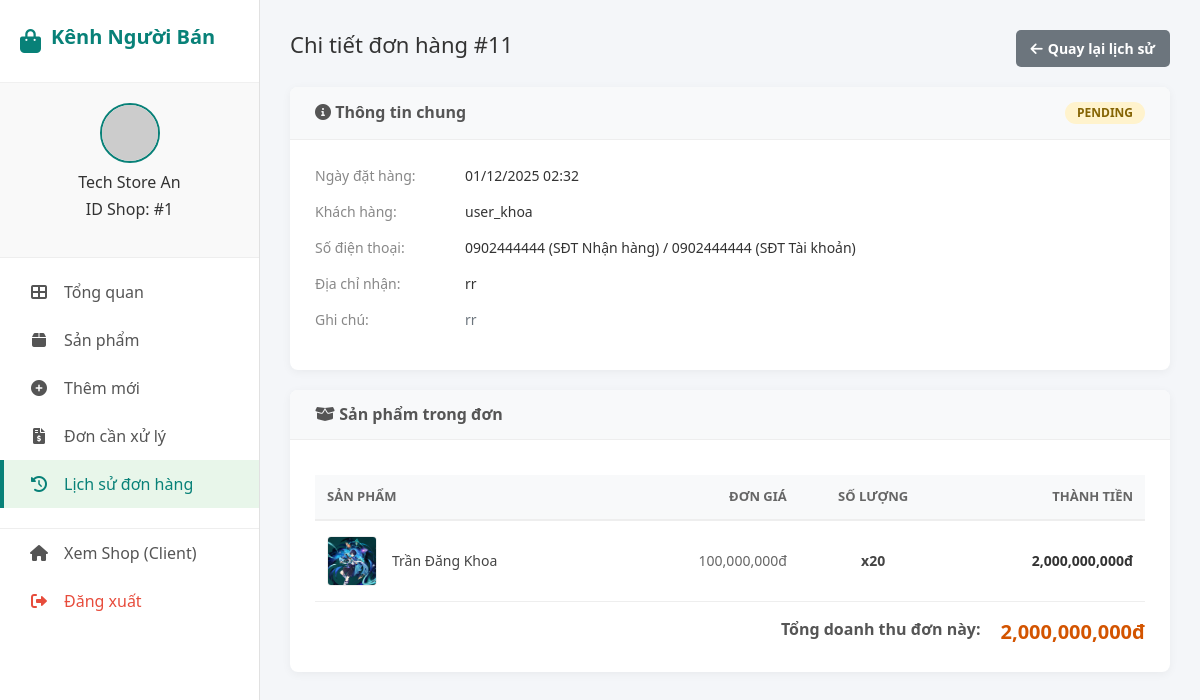
Before: /page/SellerPage/order_detail.php?oid=11&ref=history (signed in) with the older database file.
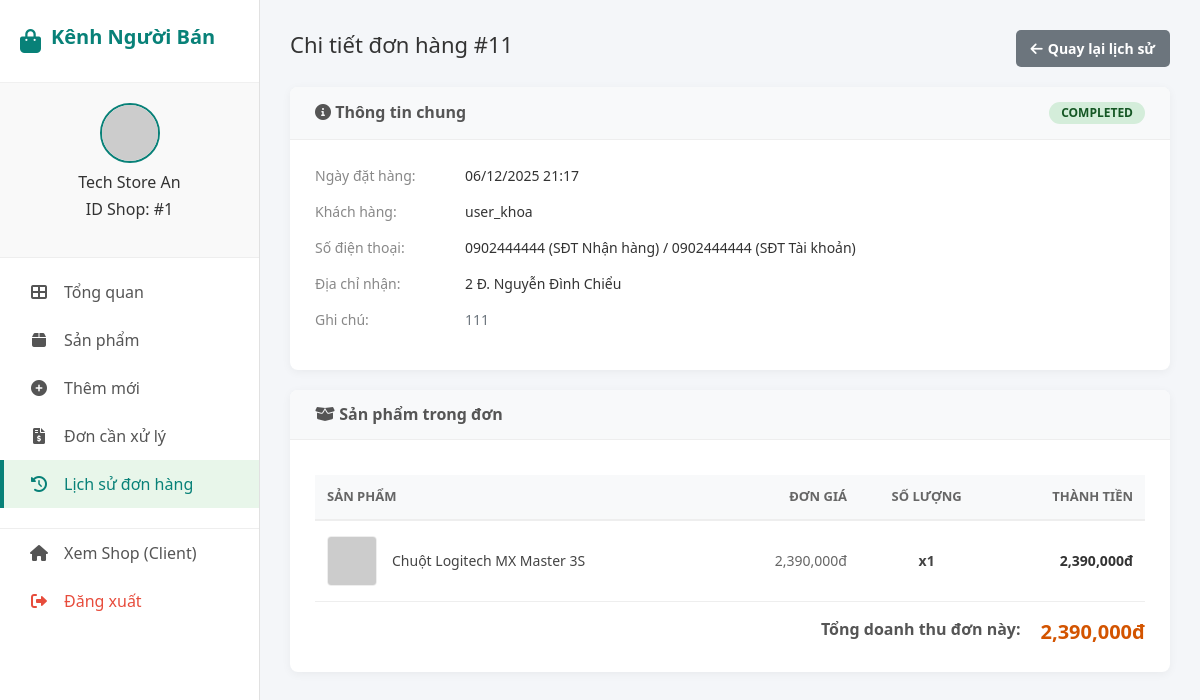
After: the same page with the newer database file.
### tables this page shows
CREATE TABLE `orders` (
  `oid` int(11) NOT NULL,
  `aid` int(11) NOT NULL,
  `fullname` varchar(255) NOT NULL,
  `phone` varchar(20) NOT NULL,
  `address` text NOT NULL,
  `note` text DEFAULT NULL,
  `order_date` datetime NOT NULL DEFAULT current_timestamp(),
  `total_amount` decimal(20,2) DEFAULT NULL,
  `commission_fee` decimal(20,2) DEFAULT 0.00,
  `status` enum('pending','paid','shipped','completed','cancelled') NOT NULL DEFAULT 'pending',
  `created_at` timestamp NOT NULL DEFAULT current_timestamp()
);

CREATE TABLE `acc` (
  `aid` int(11) NOT NULL,
  `afname` varchar(100) NOT NULL,
  `alname` varchar(100) NOT NULL,
  `email` varchar(100) NOT NULL,
  `phone` varchar(20) NOT NULL,
  `username` varchar(50) NOT NULL,
  `password` varchar(255) NOT NULL,
  `role` enum('admin','seller','user') NOT NULL DEFAULT 'user'
);

CREATE TABLE `order_items` (
  `oid` int(11) NOT NULL,
  `pid` int(11) NOT NULL,
  `quantity` int(11) NOT NULL,
  `price` decimal(20,2) NOT NULL
);

CREATE TABLE `products` (
  `pid` int(11) NOT NULL,
  `sid` int(11) NOT NULL,
  `cid` int(11) DEFAULT NULL,
  `name` varchar(150) NOT NULL,
  `description` text DEFAULT NULL,
  `price` decimal(20,2) NOT NULL,
  `stock` int(11) NOT NULL DEFAULT 0,
  `status` enum('pending','approved','rejected','hidden') NOT NULL DEFAULT 'pending',
  `main_image` varchar(255) DEFAULT NULL
);

### config.php (called while the page is built, shortened)
<?php
if (!function_exists('getImage')) {
    function getImage($path) {
        if (strpos($path, 'http') === 0) return $path;
        $clean_path = ltrim($path, '/');
        return BASE_URL . '/' . $clean_path;
    }
}
?>

### page/SellerPage/order_detail.php (the view, shortened to what this page needs)
<?php
$sid = $_SESSION['shop_id'];
$shop_name = $_SESSION['shop_name'];
$oid = intval($_GET['oid']);
$back_link = 'orders.php';
$back_text = 'Quay lại danh sách';
if (isset($_GET['ref']) && $_GET['ref'] == 'history') {
    $back_link = 'orders_history.php';
    $back_text = 'Quay lại lịch sử';
}
$sql_order = "SELECT o.*, acc.username, acc.phone as user_phone, acc.email
              FROM orders o
              JOIN acc ON o.aid = acc.aid
              JOIN order_items oi ON o.oid = oi.oid
              JOIN products p ON oi.pid = p.pid
              WHERE o.oid = $oid AND p.sid = $sid
              GROUP BY o.oid";
$result_order = $conn->query($sql_order);
$order = $result_order->fetch_assoc();
$sql_items = "SELECT oi.*, p.name, p.main_image
              FROM order_items oi
              JOIN products p ON oi.pid = p.pid
              WHERE oi.oid = $oid AND p.sid = $sid";
$result_items = $conn->query($sql_items);
$shop_total = 0;
?>
<!DOCTYPE html>
<html lang="vi">
<head>
    <link rel="stylesheet" href="https://cdnjs.cloudflare.com/ajax/libs/font-awesome/5.15.4/css/all.min.css" />
    <?php include ROOT_PATH . '/includes/head_meta.php'; ?>
</head>
<body>
    <div class="sidebar">
        <div class="sidebar-header"><i class="fas fa-shopping-bag"></i>
            <h2>Kênh Người Bán</h2>
        </div>
        <div class="user-profile">
            <img src="https://ui-avatars.com/api/?name=<?= urlencode($shop_name) ?>&background=088178&color=fff" alt="Shop Logo">
            <h4><?= htmlspecialchars($shop_name) ?></h4>
            <p>ID Shop: #<?= $sid ?></p>
        </div>
        <ul class="sidebar-menu">
            <li><a href="dashboard.php"><i class="fas fa-th-large"></i> Tổng quan</a></li>
            <li><a href="ProductPage/products.php"><i class="fas fa-box"></i> Sản phẩm</a></li>
            <li><a href="ProductPage/add_product.php"><i class="fas fa-plus-circle"></i> Thêm mới</a></li>
            <li><a href="orders.php" class="<?= (!isset($_GET['ref']) || $_GET['ref'] != 'history') ? 'active' : '' ?>"><i class="fas fa-file-invoice-dollar"></i> Đơn cần xử lý</a></li>
            <li><a href="orders_history.php" class="<?= (isset($_GET['ref']) && $_GET['ref'] == 'history') ? 'active' : '' ?>"><i class="fas fa-history"></i> Lịch sử đơn hàng</a></li>
            <li style="border-top: 1px solid #eee; margin-top: 20px;">
                <a href="<?php echo BASE_URL; ?>/page/HomePage/homepage.php"><i class="fas fa-home"></i> Xem Shop (Client)</a>
            </li>
            <li>
                <a href="../HomePage/LoginPage/logout.php" onclick="return confirm('Bạn muốn đăng xuất?');" style="color: #e74c3c;">
                    <i class="fas fa-sign-out-alt"></i> Đăng xuất
                </a>
            </li>
        </ul>
    </div>
    <div class="main-content">
        <div class="page-header">
            <h2>Chi tiết đơn hàng #<?= $oid ?></h2>
            <a href="<?= $back_link ?>" class="btn-back">
                <i class="fas fa-arrow-left"></i> <?= $back_text ?>
            </a>
        </div>
        <div class="detail-card">
            <div class="card-header">
                <h3><i class="fas fa-info-circle"></i> Thông tin chung</h3>
                <span class="badge st-<?= $order['status'] ?>"><?= ucfirst($order['status']) ?></span>
            </div>
            <div class="card-body">
                <div class="info-row">
                    <div class="info-label">Ngày đặt hàng:</div>
                    <div class="info-value"><?= date('d/m/Y H:i', strtotime($order['order_date'])) ?></div>
                </div>
                <div class="info-row">
                    <div class="info-label">Khách hàng:</div>
                    <div class="info-value"><?= htmlspecialchars($order['username']) ?></div>
                </div>
                <div class="info-row">
                    <div class="info-label">Số điện thoại:</div>
                    <div class="info-value"><?= htmlspecialchars($order['phone']) ?> (SĐT Nhận hàng) / <?= htmlspecialchars($order['user_phone']) ?> (SĐT Tài khoản)</div>
                </div>
                <div class="info-row">
                    <div class="info-label">Địa chỉ nhận:</div>
                    <div class="info-value"><?= htmlspecialchars($order['address']) ?></div>
                </div>
                <div class="info-row">
                    <div class="info-label">Ghi chú:</div>
                    <div class="info-value text-muted"><?= !empty($order['note']) ? htmlspecialchars($order['note']) : 'Không có' ?></div>
                </div>
            </div>
        </div>
        <div class="detail-card">
            <div class="card-header">
                <h3><i class="fas fa-box-open"></i> Sản phẩm trong đơn</h3>
            </div>
            <div class="card-body">
                <table>
                    <thead>
                        <tr>
                            <th>Sản phẩm</th>
                            <th class="text-right">Đơn giá</th>
                            <th class="text-center">Số lượng</th>
                            <th class="text-right">Thành tiền</th>
                        </tr>
                    </thead>
                    <tbody>
                        <?php while ($item = $result_items->fetch_assoc()):
                            $item_total = $item['price'] * $item['quantity'];
                            $shop_total += $item_total;
                            $imgSrc = $item['main_image'];
                            if (function_exists('getImage')) {
                                $displayImg = getImage($imgSrc);
                            } else {
                                if (strpos($imgSrc, 'http') === 0) $displayImg = $imgSrc;
                                else $displayImg = BASE_URL . '/' . ltrim($imgSrc, '/');
                            }
                        ?>
                            <tr>
                                <td style="display: flex; align-items: center;">
                                    <img src="<?= $displayImg ?>" class="item-img" onerror="this.src='https://via.placeholder.com/50'">
                                    <span style="font-weight: 500;"><?= htmlspecialchars($item['name']) ?></span>
                                </td>
                                <td style="text-align: right; color: #666;"><?= number_format($item['price']) ?>đ</td>
                                <td style="text-align: center; font-weight: bold;">x<?= $item['quantity'] ?></td>
                                <td style="text-align: right; font-weight: 600; color: #333;"><?= number_format($item_total) ?>đ</td>
                            </tr>
                        <?php endwhile; ?>
                    </tbody>
                </table>
                <div class="total-row">
                    <span class="total-label">Tổng doanh thu đơn này:</span>
                    <span class="total-amount"><?= number_format($shop_total) ?>đ</span>
                </div>
            </div>
        </div>
    </div>
</body>
</html>

### includes/head_meta.php (shortened to what this page needs)
<link rel="stylesheet" href="https://cdn.jsdelivr.net/npm/bootstrap@4.6.2/dist/css/bootstrap.min.css">
<link rel="stylesheet" href="https://cdnjs.cloudflare.com/ajax/libs/font-awesome/6.0.0/css/all.min.css">

### page/SellerPage/order_detail.php (style rules this page uses)
* { margin: 0; padding: 0; box-sizing: border-box; font-family: 'Segoe UI', sans-serif; }
body { display: flex; min-height: 100vh; background-color: #f4f6f9; color: #333; }
a { text-decoration: none; }
.sidebar { width: 260px; background: #fff; border-right: 1px solid #e1e1e1; position: fixed; height: 100%; top: 0; left: 0; z-index: 100; }
.sidebar-header { padding: 25px 20px; border-bottom: 1px solid #f0f0f0; display: flex; align-items: center; gap: 10px; }
.sidebar-header i { font-size: 24px; color: #088178; }
.sidebar-header h2 { font-size: 20px; color: #088178; font-weight: 700; }
.user-profile { padding: 20px; text-align: center; background: #f9f9f9; border-bottom: 1px solid #eee; }
.user-profile img { width: 60px; height: 60px; border-radius: 50%; object-fit: cover; margin-bottom: 10px; border: 2px solid #088178; }
.user-profile h4 { font-size: 16px; margin-bottom: 5px; }
.sidebar-menu { list-style: none; padding: 10px 0; }
.sidebar-menu li a { display: flex; align-items: center; padding: 12px 25px; color: #555; font-weight: 500; transition: 0.3s; border-left: 4px solid transparent; }
.sidebar-menu li a:hover, .sidebar-menu li a.active { background-color: #e8f6ea; color: #088178; border-left-color: #088178; }
.sidebar-menu li a i { margin-right: 15px; width: 20px; text-align: center; font-size: 16px; }
.main-content { flex: 1; margin-left: 260px; padding: 30px; }
.page-header { display: flex; justify-content: space-between; align-items: center; margin-bottom: 20px; }
.page-header h2 { font-size: 22px; color: #333; }
.btn-back { padding: 8px 15px; background: #6c757d; color: white; border-radius: 5px; font-size: 14px; font-weight: 600; display: inline-flex; align-items: center; gap: 5px; }
.detail-card { background: white; border-radius: 8px; box-shadow: 0 2px 10px rgba(0, 0, 0, 0.05); overflow: hidden; margin-bottom: 20px; }
.card-header { background: #f8f9fa; padding: 15px 25px; border-bottom: 1px solid #eee; display: flex; justify-content: space-between; align-items: center; }
.card-header h3 { font-size: 16px; font-weight: 700; color: #555; margin: 0; }
.card-body { padding: 25px; }
.info-row { display: flex; margin-bottom: 15px; }
.info-label { width: 150px; color: #888; font-size: 14px; font-weight: 500; }
.info-value { flex: 1; font-size: 14px; color: #333; font-weight: 500; }
table { width: 100%; border-collapse: collapse; margin-top: 10px; }
th { text-align: left; padding: 12px; background: #f8f9fa; color: #666; font-size: 13px; text-transform: uppercase; font-weight: 600; border-bottom: 2px solid #eee; }
td { padding: 15px 12px; border-bottom: 1px solid #eee; color: #444; font-size: 14px; vertical-align: middle; }
.item-img { width: 50px; height: 50px; object-fit: cover; border-radius: 4px; border: 1px solid #eee; margin-right: 15px; }
.total-row { display: flex; justify-content: flex-end; padding-top: 15px; font-size: 16px; }
.total-label { margin-right: 20px; font-weight: 600; color: #555; }
.total-amount { color: #d35400; font-weight: 700; font-size: 20px; }
.badge { padding: 5px 12px; border-radius: 20px; font-size: 12px; font-weight: 700; text-transform: uppercase; display: inline-block; }
.st-completed { background: #d4edda; color: #155724; }
.st-pending { background: #fff3cd; color: #856404; }

Changed rows visible on the page:
removed order_items: pid.main_image (picture), pid.name "Trần Đăng Khoa", price "100,000,000", quantity "20", item_total "2,000,000,000"
changed orders "user_khoa": status "PENDING" → "COMPLETED"; order_date "01/12/2025 02:32" → "06/12/2025 21:17"; address "rr" → "2 Đ. Nguyễn Đình Chiểu"; note "rr" → "111"
added order_items: pid.name "Chuột Logitech MX Master 3S", price "2,390,000", quantity "1", item_total "2,390,000"
Other visible differences:
$shop_total: "2,000,000,000" → "2,390,000"
